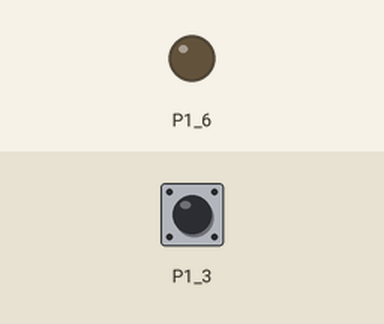
Recording of a sketch running on a simulated TI MSP430 LaunchPad. Shown: output pins drawn as LEDs (lit = HIGH). The test bench sets the inputs (shaded band); at power-on: P1_3 HIGH.

Above: at 1.2 s.
1.3 s: P1_3 pulled LOW for 0.15 s
At 1.37 s:
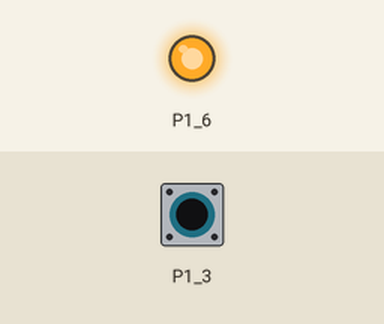
2.9 s: P1_3 pulled LOW for 3.2 s
At 7.5 s:
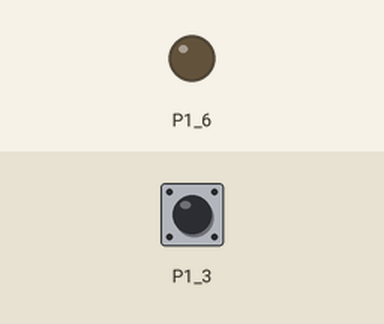
Timing chart, 0 to 9.0 s (numbered marks = the images above; inputs shaded):
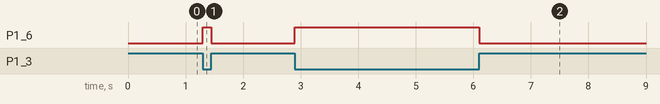

The sketch:

switch.ino
```cpp
void setup() {
  pinMode(P1_3, INPUT_PULLUP);
  pinMode(P1_6, OUTPUT);


}

void loop() {
 int x=digitalRead(P1_3);
 if (x==0)
 {
  digitalWrite(P1_6, HIGH);
  }
  else
  {
    digitalWrite(P1_6, LOW);
    }
}
```

Measured:
- after the input at 1.3 s, P1_6: LOW → HIGH at once, → LOW 0.15 s later
- after the input at 2.9 s, P1_6: LOW → HIGH at once, → LOW 3.2 s later
